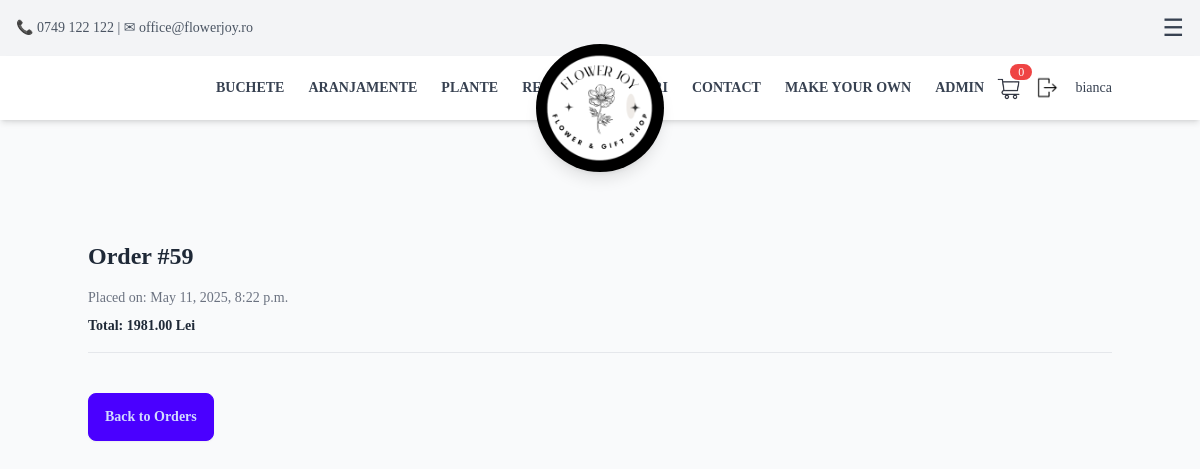
Screenshot of /order/59/ (signed in) with the database file from the repository.
### App/models.py (models this page shows, shortened)
class Order(models.Model):
    user = models.ForeignKey(User, on_delete=models.CASCADE, null=True, blank=True)
    session_id = models.CharField(max_length=255, null=True, blank=True)
    full_name = models.CharField(max_length=255)
    email = models.EmailField()
    address = models.TextField()
    phone_number = models.CharField(max_length=15)
    city = models.CharField(max_length=100)
    zip_code = models.CharField(max_length=10)
    total_price = models.DecimalField(max_digits=10, decimal_places=2)
    payment_method = models.CharField(max_length=20, choices=[("card", "Card"), ("cash", "Cash on Delivery")], default="card")
    payment_status = models.BooleanField(default=False)  # False = Not paid, True = Paid
    created_at = models.DateTimeField(auto_now_add=True)
    delivery_fee = models.DecimalField(max_digits=10, decimal_places=2, default=0.00)  # Default delivery fee

### App/views.py (the view)
# urls.py: path('order/<int:order_id>/', order_detail, name='order_detail'),
@login_required
def order_detail(request, order_id):
    order = get_object_or_404(Order, id=order_id, user=request.user)
    order_items = order.items.select_related('product')
    return render(request, 'order_detail.html', {
        'order': order,
        'order_items': order_items,
    })

### App/templates/partials/order_detail.html (shortened to what this page needs)
{% extends 'base.html' %}
{% block content %}
<div class="container mx-auto py-36 mt-24 h-screen ">
    <h2 class="text-2xl font-bold mb-4">Order #{{ order.id }}</h2>
    <p class="text-sm text-gray-500 mb-2">Placed on: {{ order.created_at|date:"F j, Y, g:i a" }}</p>
    <p class="text-sm font-semibold mb-4">Total: {{ order.total_price }} Lei</p>
    <div class="border-t pt-4 mt-4">
    </div>
    <div class="mt-6">
        <a href="{% url 'profile' %}" class="btn btn-primary">Back to Orders</a>
    </div>
</div>
{% endblock %}

### App/templates/partials/navbar.html (shortened to what this page needs)
<div id="top-bar" class="bg-gray-100 text-gray-600 text-sm py-3 px-4 flex justify-between items-center fixed top-0 left-0 w-full z-30 transition-all duration-300 ease-in-out">
    <div>📞 0749 122 122 | ✉ office@flowerjoy.ro</div>
    <div class="flex gap-3">
        <button class="text-gray-700 text-2xl" id="menu-toggle">☰</button>
    </div>
</div>
 <nav id="main-navbar" class="bg-white shadow-md fixed top-0 left-0 w-full z-40 transition-all duration-300 ease-in-out mt-14">
    <div class="container mx-auto flex justify-between items-center py-4 px-32 pr-0">
        <div class="hidden md:flex gap-6 uppercase text-sm font-semibold text-gray-700">
            <a href="{% url 'products_by_category' category='buchete' %}" class="hover:text-gray-900">Buchete</a>
            <a href="{% url 'products_by_category' category='aranjamente' %}" class="hover:text-gray-900">Aranjamente</a>
            <a href="{% url 'products_by_category' category='plante' %}" class="hover:text-gray-900">Plante</a>
            <a href="/auction/" class="hover:text-gray-900">Reduceri</a>
        </div>
        <div id="logo" class="absolute left-1/2 transform -translate-x-1/2 top-4 z-50 transition-all duration-300 ease-in-out -translate-y-7">
            <a href="/" class=" w-32 h-32 bg-black rounded-full flex items-center justify-center shadow-lg">
                <img src="/static/Logo.png" alt="Flower Shop Logo" class="w-28 h-28 rounded-full object-cover transition-all duration-300 ease-in-out" id="logo-img">
            </a>
        </div>
        <div class="flex items-center">
            <div class="hidden md:flex gap-6 uppercase text-sm font-semibold text-gray-700">
                <a href="{% url 'products_by_category' category='Gifts' %}" class="hover:text-gray-900">Cadouri</a>
                <a href="{% url 'contact' %}" class="hover:text-gray-900">Contact</a>
                <a href="{% url 'custom_bouquet_builder' %}" class="hover:text-gray-900">Make your own</a>
                {% if user.is_authenticated and user.is_staff %}
                    <a href="{% url 'admin_dashboard' %}" class="hover:text-gray-900">Admin</a>
                {% endif %}
            </div>
            <div class="flex items-center space-x-4 ml-2">
                <a href="/cart/" id="cart-btn" class="relative">
                    <img src="/static/cartIcon1.png" class="w-8 h-8">
                    {% include "partials/cart_count.html" with cart_count=cart_items.count %}
                </a>
            </div>
            <div class="flex items-center space-x-4 ml-2">
                {% if user.is_authenticated %}
                    <a href="{% url 'logout' %}"
                       class="text-xl hover:text-gray-700"
                       onclick="return confirm('Are you sure you want to log out?');">
                        <img src="/static/logout.png" class="h-7">
                    </a>
                    <span class="text-gray-700 text-sm"> <a href="{% url 'profile' %}">{{ user.username }}</a></span>
                {% else %}
                    <a href="/login_page/" class="text-xl hover:text-gray-700"> 👤 </a>
                {% endif %}
            </div>
        </div>
    </div>
</nav>

### rows the page displays
Order: id "59", created_at "May 11, 2025, 8:22 p.m.", total_price "1981.00"

### other values shown
{{ user.username }} "bianca"
